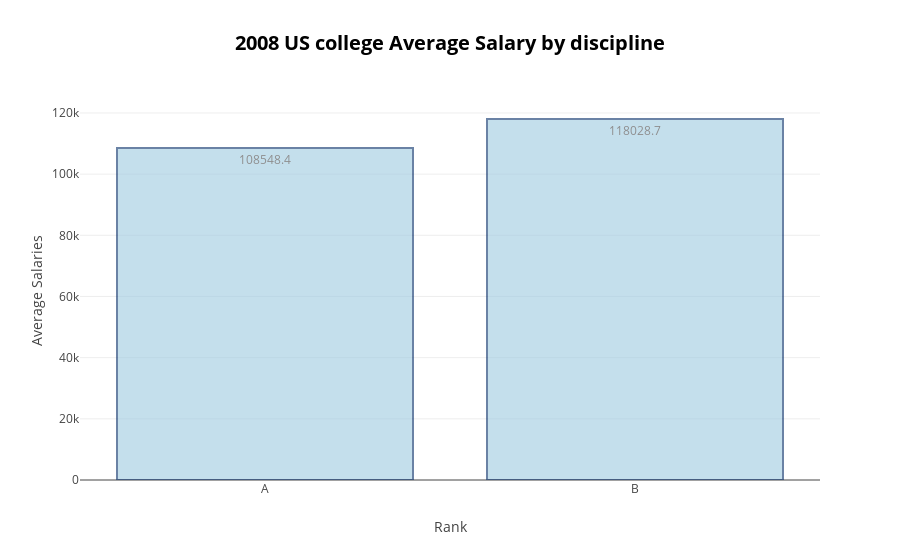

Notebook code for this chart:
### Code cell
# prumerna mzda podle department
b = round(academic_salary[academic_salary['discipline']=='B'].salary.mean(),1)
a = round(academic_salary[academic_salary['discipline']=='A'].salary.mean(),1)

trace1 = go.Bar(
    x = ['A', 'B'],
    y = [a,b], 
    name = 'Female',
    marker = dict(
        color= 'rgb(158, 202, 225)',
        line = dict (
            color = 'rgb (8,48,107)', width = 2)),
    opacity = 0.6,
    text = [a,b],
    textposition = 'auto',
    )



data = [trace1]

layout = go.Layout(
    title = '<b>2008 US college Average Salary by discipline</b>',
    titlefont = dict(
        size = 20, color ='black'),
    yaxis = dict(
        title = 'Average Salaries'),
    xaxis=dict(
        title="Rank"),
)
fig = dict(data=data, layout=layout)
py.offline.iplot(fig)

### Figure 1 — Plotly figure (JSON) as saved in the notebook; plotly's stock layout.template omitted (floating-point values rounded to 4 significant figures)
{"data": [{"marker": {"color": "rgb(158, 202, 225)", "line": {"color": "rgb (8,48,107)", "width": 2}}, "name": "Female", "opacity": 0.6, "text": [108500.0, 118000.0], "textposition": "auto", "type": "bar", "x": ["A", "B"], "y": [108500.0, 118000.0]}], "layout": {"title": "<b>2008 US college Average Salary by discipline</b>", "titlefont": {"color": "black", "size": 20}, "xaxis": {"title": "Rank"}, "yaxis": {"title": "Average Salaries"}}}
